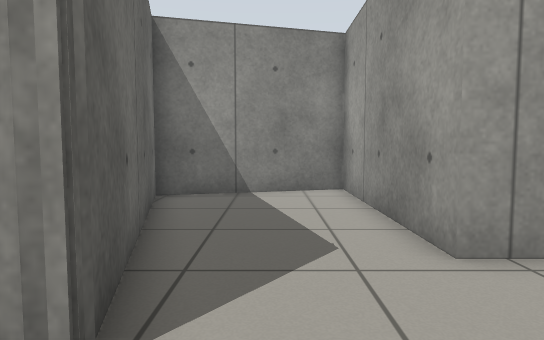
[1] (above)

15 first-person views from a walk through a world built for the Gazebo simulator. The camera is 0.72 m above the floor, tilts 4° down and sees 75° across. The floor is counted in squares, 0.5 m on a side. Each view is taken from the middle of a square. On the plan, view 1 faces up. The plan holds only what a view shows up to about 15 squares ahead; the rest is blank.

[2]
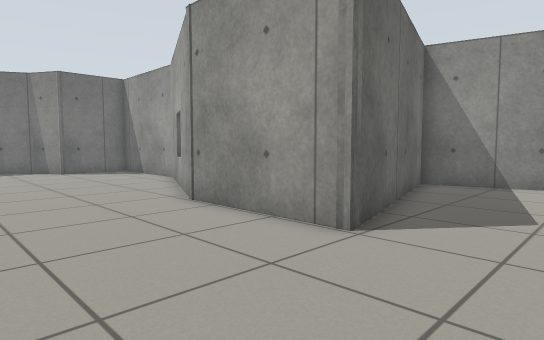

[3]
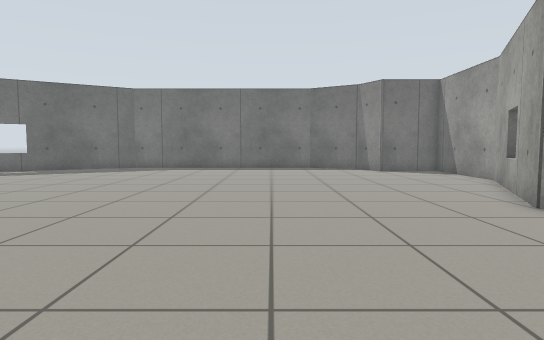

[4]
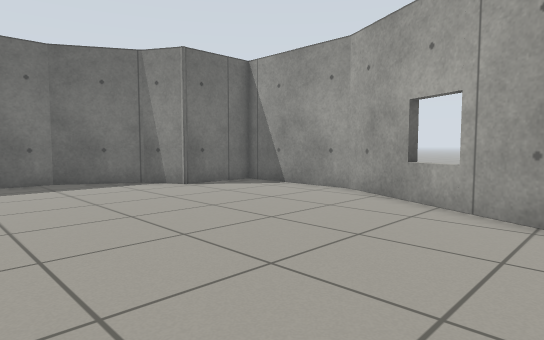

[5]
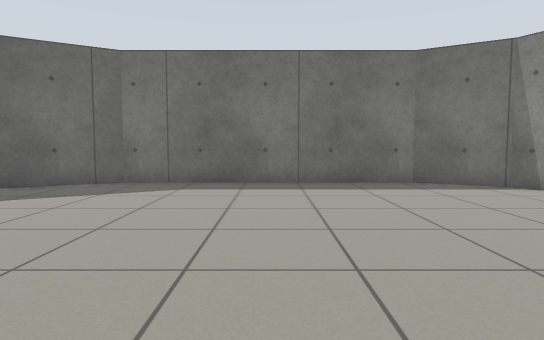

[6]
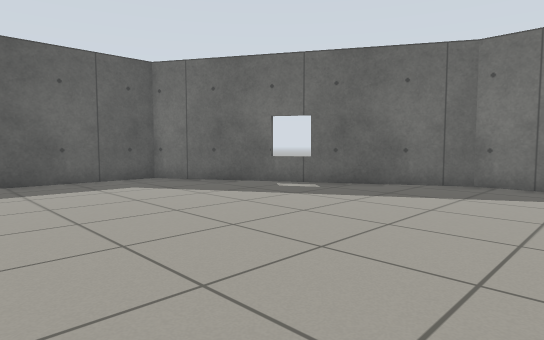

[7]
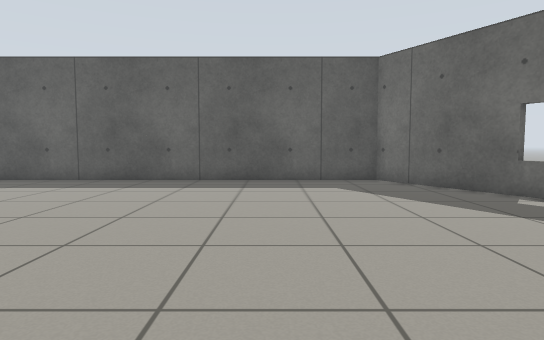

[8]
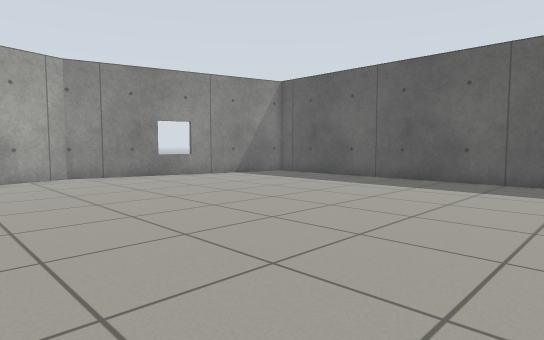

[9]
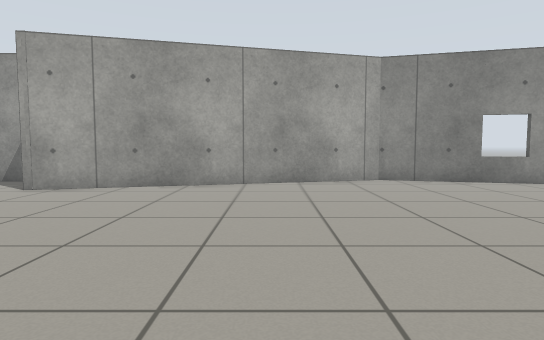

[10]
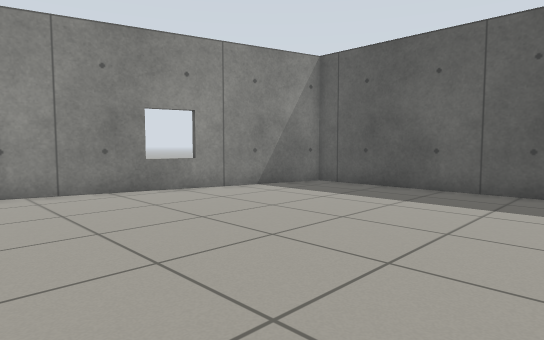

[11]
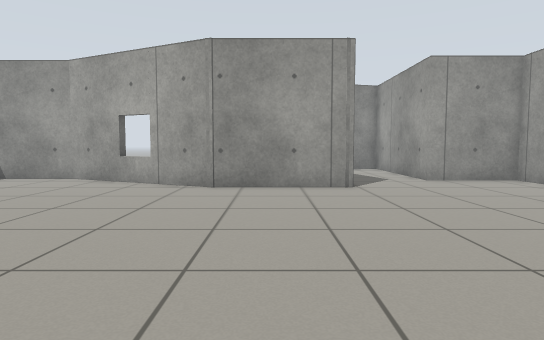

[12]
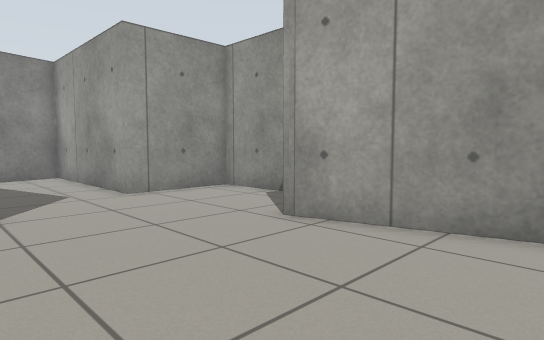

[13]
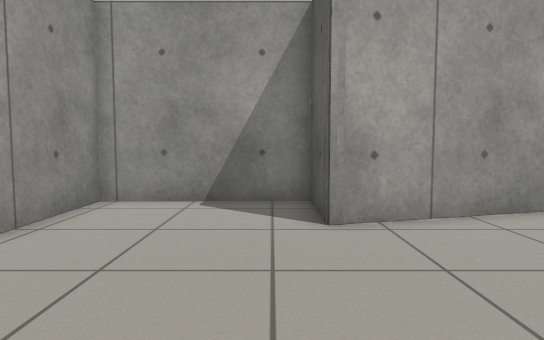

[14]
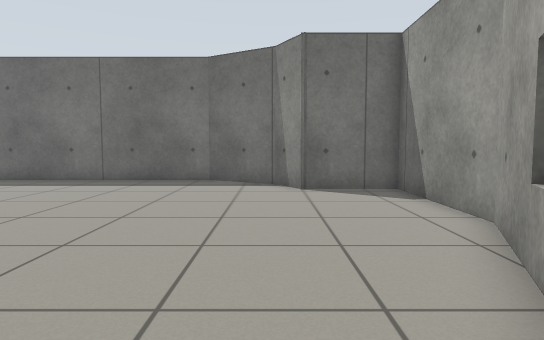

[15]
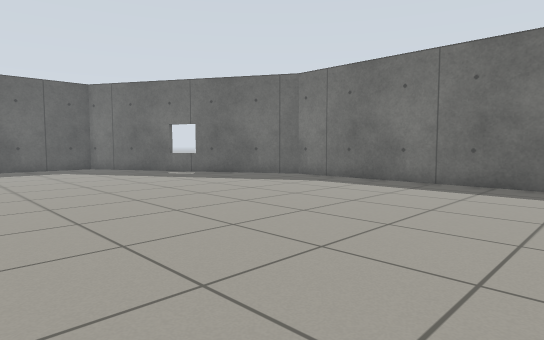

### Floor plan
Points are (right, up) in squares from view 1. A wall is a line through its corners. A room is listed if a view was taken in it or the views show most of it. See-through windows are left out.
Room 1 (views 1, 2, 3, 4, 5, 6, 7, 8, 9, 10, 11, 12, 13, 14, 15)
walls: (3.3, -1.4) (3.3, -1) (6, -1) (6, 4.4) (2.3, 4.4) (2.3, 11.6) (-3.3, 10) (-1.2, 2.1) (-1.6, 2); (-1.2, 2.5) (-1.2, 2.1) (-6.1, 2.1) (-12.5, 5.1) (-17.5, 5.1) (-17.5, 2) (-19, 1.1) (-20.6, -1.6) (-20.6, -12.7) (-14.3, -23.6) (3.9, -23.6) (6.6, -13.4) (3.3, -1); (-9.8, 4.3) (-10, 3.8); (5.1, -18.6) (5.6, -18.7)

Where each view was taken, in squares from view 1:
view 1: 0 up, 0 right, facing up
view 2: 3 down, 2 right, facing up-left
view 3: 4 down, 2 right, facing left
view 4: 5 down, 6 left, facing up-left
view 5: 7 down, 7 left, facing left
view 6: 9 down, 7 left, facing down-left
view 7: 9 down, 10 left, facing down
view 8: 9 down, 10 left, facing down-right
view 9: 9 down, 8 left, facing right
view 10: 12 down, 5 left, facing down-right
view 11: 10 down, 4 left, facing up
view 12: 6 down, 2 left, facing up-right
view 13: 0 up, 3 left, facing right
view 14: 1 up, 6 left, facing left
view 15: 1 down, 7 left, facing down-left
